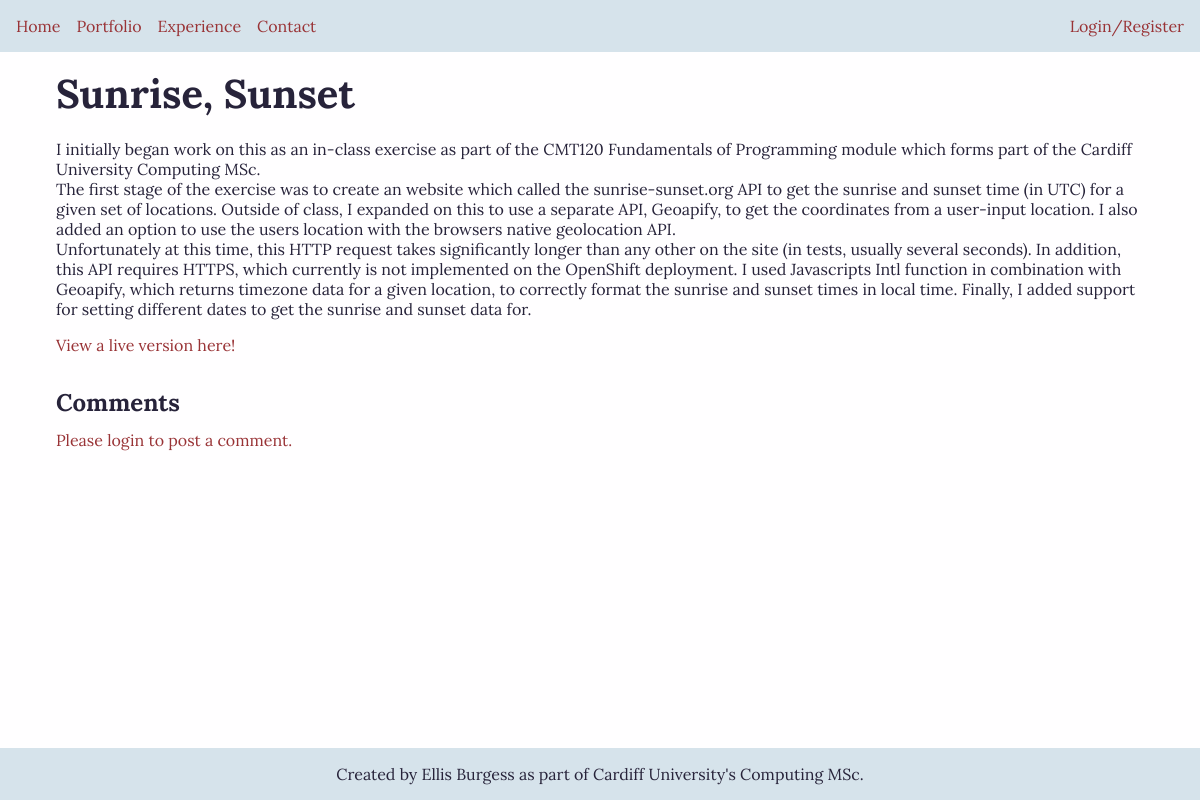
The page /portfolio/1 on the database its author committed.
### blog/models.py (models this page shows)
class Portfolio(db.Model):
    id = db.Column(db.Integer, primary_key=True)
    title = db.Column(db.Text, nullable=False)
    path_name = db.Column(db.String(128), nullable=False, unique=True)
    short_description = db.Column(db.Text, nullable=False)
    description = db.Column(db.Text, nullable=False)
    comments = db.relationship('Comments', backref='portfolio', lazy=True)

### blog/routes/routes.py (the view)
@app.route('/portfolio/<int:portfolio_id>', methods=['GET', 'POST'])
def portfolio_item(portfolio_id):
    session['url'] = url_for('portfolio_item', portfolio_id=portfolio_id)
    comments = Comments.query.all()
    form = CommentForm()
    if form.validate_on_submit():
        new_comment = Comments(portfolio_id=portfolio_id, author=current_user.username, content=form.comment.data)
        db.session.add(new_comment)
        db.session.commit()
        return redirect(url_for('portfolio_item', portfolio_id = portfolio_id))
    portfolio_item = Portfolio.query.get_or_404(portfolio_id)
    return render_template('portfolio-item.html', title=portfolio_item.title, portfolio_item=portfolio_item, comments=comments, form=form, demo_url=f'/portfolio/{portfolio_item.id}/live-demo')

### blog/templates/portfolio-item.html (shortened to what this page needs)
{% extends "layout.html" %}
{% from "macros.html" import display_comment %}
{% block content %}
    <section class="portfolio-details">
        <h1>{{ portfolio_item.title }}</h1>
        <pre>{{ portfolio_item.description }}</pre>
        <a href="{{ demo_url }}">View a live version here!</a>
    </section>
    <section class="comments">
        <h2>Comments</h2>
        {% if current_user.is_authenticated %}
        <h3>Add a comment</h3>
        <form method="POST", action="">
            {{ form.csrf_token }}
            {{ form.comment }}
            {{ form.submit }}
        </form>
        {% else %}
        <a href="{{ url_for('login') }}">Please login to post a comment.</a>
        {% endif %}
    </section>
{% endblock %}

### blog/static/style.css (style rules this page uses)
:root { --background-color: #fffeff; --text-color: #27233a; --alt-background-color: #d6e3eb; --alt-text: #993336; --focus-color: #90a959; }
* { margin: 0; padding: 0; box-sizing: border-box; color: var(--text-color); font-family: 'Lora', serif; }
body { min-height: 100vh; background-color: var(--background-color); display: grid; grid-template-rows: min-content auto min-content; }
a { color: var(--alt-text); text-decoration: none; }
h1 { font-size: 2.5em; margin-bottom: 0.5em; }
pre { word-wrap: break-word; white-space: pre-wrap; margin-bottom: 1em; }
.portfolio-details { margin-bottom: 2em; }
.comments > h2 { margin-bottom: 0.5em; }

### rows shown on the page
Portfolio: title "Sunrise, Sunset", description "I initially began work on this as an in-class exercise as part of the CMT120 Fundamentals of Programming module which forms part of the Cardiff University Computing MSc. The first stage of the exercise was to create an website which called the sunrise-sunset.org API to get the sunrise and sunset time (in UTC) for a given set of locations. Outside of class, I expanded on this to use a separate API, Geoapify, to get the coordinates from a user-input location. I also added an option to use the users location with the browsers native geolocation API. Unfortunately at this time, this HTTP request takes significantly longer than any other on the site (in tests, usually several seconds). In…"
